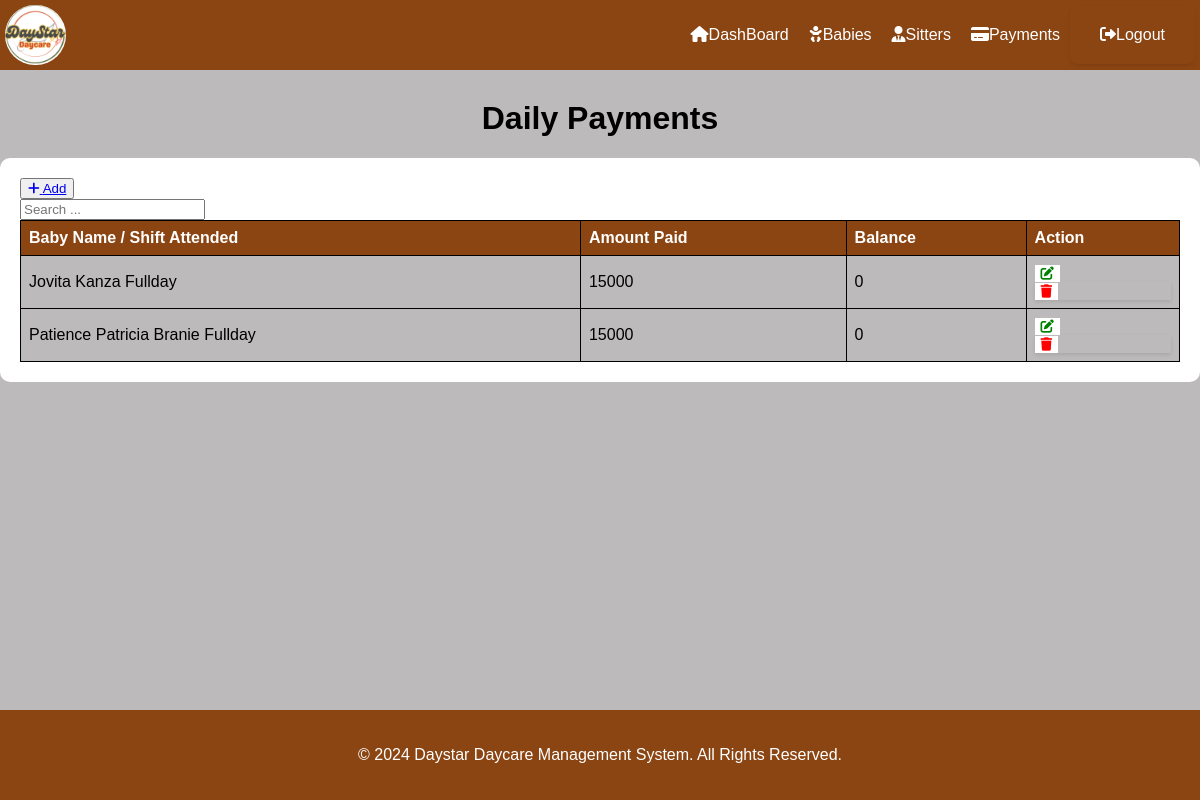
/daily_list/, run on an earlier commit of the app's database.
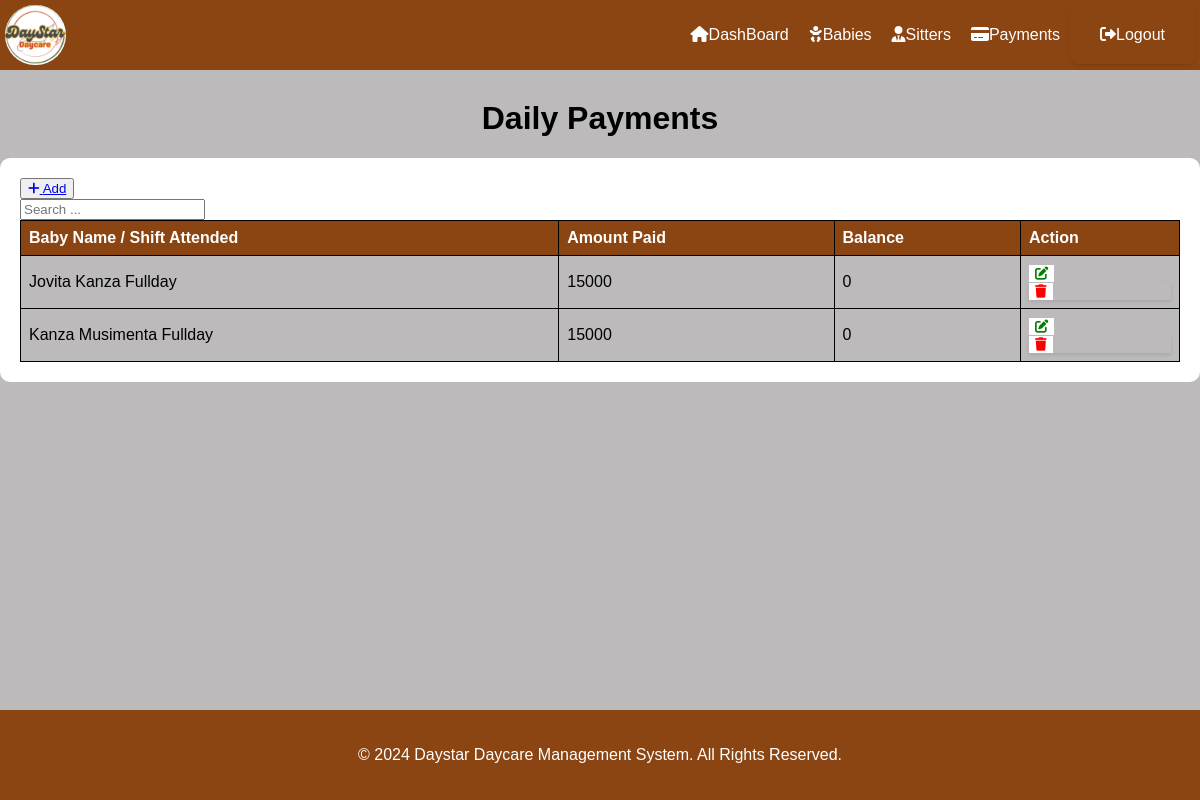
And on a later commit of the database.
### ddms_app/models.py (models this page shows, shortened)
class Dailypay(models.Model):
    departure = models.ForeignKey(
        Departure,
        on_delete=models.CASCADE,  # Deleting the Record deletes the Sitter_on_duty
        related_name='sitters',    # Allows reverse lookup
        null=True,                 # Sitter_on_duty may not always have a Record
        blank=False,                 # Allows for flexibility
    )
    amount_paid = models.CharField(max_length=50, blank=True, null=True)
    balance = models.IntegerField(null=True, blank=True)

class Departure(models.Model):
    PERIOD = (
        ('Halfday', 'Halfday'),
        ('Fullday', 'Fullday'),
    )
    STATUS = (
        ('Pending', 'Pending'),
        ('Cleared', 'Cleared'),
        ('Partial', 'Partial'),
    )
    arrival = models.ForeignKey(
        Arrival,
        on_delete=models.CASCADE,
        related_name='departures',
        null=True,
        blank=False,
    )
    name_person = models.CharField(max_length=50, blank=True, null=True)
    person_contact = models.CharField(max_length=50, blank=True, null=True)
    time_out = models.DateTimeField(auto_now_add = True, blank=True, null=True)
    period_stayed = models.CharField(max_length=20, blank=True, null=True, choices=PERIOD)
    payment_status = models.CharField(max_length=20, blank=True, null=True, choices=STATUS)
    comment = models.CharField(max_length=100, blank=True, null=True)

class Arrival(models.Model):
    GENDER = (
        ('Male', 'Male'),
        ('Female', 'Female'),
    )
    PERIOD = (
        ('Halfday', 'Halfday'),
        ('Fullday', 'Fullday'),
    )
    STATUS = (
        ('Pending', 'Pending'),
        ('Cleared', 'Cleared'),
        ('Partial', 'Partial'),
    )
    first_name = models.CharField(max_length=50, blank=True,null=True)
    last_name = models.CharField(max_length=50, blank=True, null=True)
    gender = models.CharField(max_length=10, blank=True,null=True, choices=GENDER)
    age = models.IntegerField(null=True, blank=True)
    location = models.CharField(max_length=30, null=True, blank=True)
    name_person = models.CharField(max_length=50, blank=True, null=True)
    person_contact = models.CharField(max_length=50, blank=True, null=True)
    time_in = models.DateTimeField(auto_now_add = True, blank=True, null=True)
    period_of_stay = models.CharField(max_length=20, blank=True, null=True, choices=PERIOD)
    payment_status = models.CharField(max_length=20, blank=True, null=True, choices=STATUS )

### ddms_app/views.py (the view)
# urls.py: path('daily_list/' ,views.daily_list, name='daily_list'),
def daily_list(request):
    records = Dailypay.objects.all()
    return render(request, 'daily_list.html', {'records': records})

### ddms_app/templates/daily_list.html (shortened to what this page needs)
{% extends  'base.html' %}
{% block content%}
    <h1>Daily Payments</h1>
    <div class="mt-4 p-5 bg-secondary text-white rounded">
        <table class="table table-striped table-bordered">
            <div class="mb-3">
                <button><a href="{% url 'add_daily' %}" class="btn btn-success">
                    <i class="fas fa-plus"></i> Add
                </a></button>
                <form class="button" style="  box-shadow: 0px; padding: 0px; border-radius: 0px; margin: 0px; max-width: 200px;" method="GET" action="{% url 'dailys_list' %}">
                    <input type="text" name="search" class="form-control" placeholder="Search ...">
                </form>
            </div>
            <thead>
                <tr>
                    <th>Baby Name / Shift Attended</th>
                    <th>Amount Paid</th>
                    <th>Balance</th>
                    <th>Action</th>
                </tr>
            </thead>
            <tbody>
                {% for dailypay in records %}
                <tr>
                    <td>
                        {{ dailypay.departure.arrival.first_name }}
                        {{ dailypay.departure.arrival.last_name }}
                        {{ dailypay.departure.period_stayed }}
                    </td>
                    <td>{{ dailypay.amount_paid }}</td>
                    <td>{{ dailypay.balance }}</td>
                <td>
                    <button type="submit"><a href="{% url 'edit_daily' dailypay.id %}" class="btn btn-danger"><i class="fas fa-edit"></i></a></button>
                            <form  style="  box-shadow: 0px;padding: 0px; border-radius: 0px; margin: 0px;" action="{% url 'delete_daily' dailypay.id %}" method="post"  onsubmit="return confirm('Are you sure you want to delete this record?');">
                                <button    ><i class="fas fa-trash"></i></button>
                            </form>
                        </td>
                    </tr>
                {% endfor %}
            </tbody>
        </table>
    </div>
    {% endblock %}

### ddms_app/templates/base.html (shortened to what this page needs)
{% load static %}
<!DOCTYPE html>
<html lang="en">
<head>
<link rel="stylesheet" href="https://cdnjs.cloudflare.com/ajax/libs/font-awesome/6.0.0/css/all.min.css">
</head>
<body>
    <div class="main" >
    <nav  >
        <img src="{% static 'images/Logo.png' %}" alt="Site Logo" />
        <ul>
          <li><a href="{% url 'home' %}"><i class="fas fa-home"></i>DashBoard</a></li>
          <li>
            <a href="#"><i class="fas fa-baby"></i>Babies</a>
          </li>
          <li>
            <a href="#"><i class="fas fa-user-tie" ></i>Sitters</a>
          </li>
          <li>
            <a href="#"><i class="fas fa-credit-card"></i>Payments</a>
          </li>
          <li>
            <form style="background: none; background-color:none;" id="logout-form" action="{% url 'logout' %}" method="post">
                <a href="#" onclick="document.getElementById('logout-form').submit(); return false;"><i class="fas fa-sign-out-alt"></i>Logout</a>
            </form>
        </li>
        </ul>
      </nav>
    <div>
        {% block content %}
        {% endblock %}
    </div>
<footer>
    <div class="container text-center">
        <div class="mt-3">
                <p>&copy; 2024 Daystar Daycare Management System. All Rights Reserved.</p>
        </div>
    </div>
</footer>
</div>
</body>
</html>

### ddms_app/templates/base.html (style rules this page uses)
body { font-family: Arial, sans-serif; background-color: rgb(188, 186, 186); margin: 0; padding: 0; color:white; }
h1 { text-align: center; margin-top: 30px; color:#000000; }
form { max-width: 500px; margin: 0 auto; padding: 20px; border-radius: 8px; box-shadow: 0 2px 4px rgba(0, 0, 0, 0.1); }
.mt-4 { margin-top: 20px; }
.p-5 { padding: 20px; }
.bg-secondary { background-color: white; border-radius: 10px; }
.text-white { color: #fff; }
table { width: 100%; border-collapse: collapse; border-spacing: 0; }
th, td { border: 1px solid #000000; padding: 8px; text-align: left; }
th { background-color: #8B4513; color: white; border: 1px solid black; }
td { background-color: rgb(188, 186, 186); color:#000000 }
td button { background-color: white ; color: red; border: none; cursor: pointer; }
td button a { color:green; text-decoration: none; background-color: white; }
footer { background:#8B4513; color: #fff; padding: 20px 0; position: fixed; bottom: 0; width: 100%; }
footer .container { display: flex; flex-direction: column; align-items: center; }
nav { background-color: #8B4513; padding: 5px; display: flex; justify-content: space-between; display: flex; align-items: center; }
nav ul { list-style-type: none; margin: 0; padding: 0; display: flex; align-items: center; }
nav ul li { position: relative; }
nav a { text-decoration: none; color: white; padding: 10px; transition: background 0.3s ease; }
.main { margin-bottom: 100px; }
nav img { height: 60px; border-radius: 35px; }

What changed in the data, as far as the page shows it:
removed Dailypay: departure.arrival.first_name "Patience Patricia", departure.arrival.last_name "Branie", departure.period_stayed "Fullday", amount_paid "15000", balance "0"
added Dailypay: departure.arrival.first_name "Kanza", departure.arrival.last_name "Musimenta", departure.period_stayed "Fullday", amount_paid "15000", balance "0"
